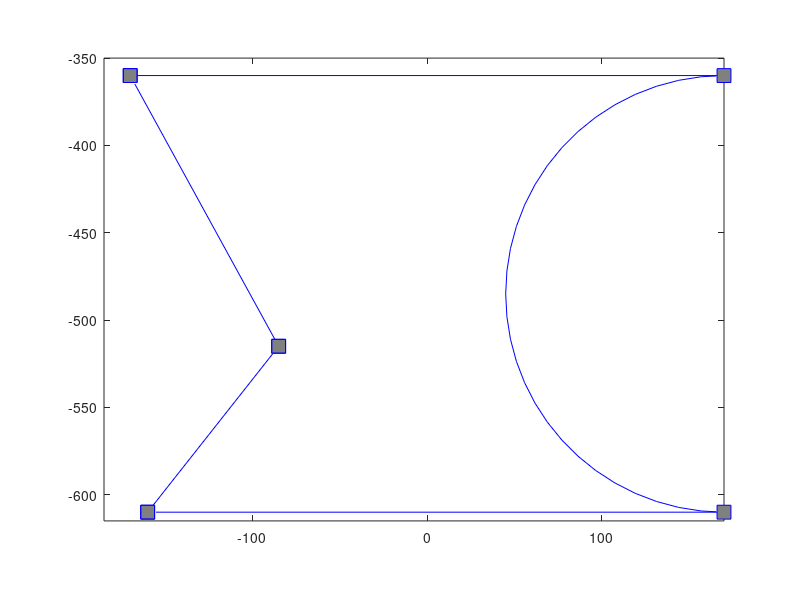

MATLAB code to generate this figure: (Note: this script raises an error after producing the figure.)
clear all
%% create the plot 
bellyA=[-170 -360];
bellyB=[170 -360];
bellyC=[170 -610];
bellyD=[-160 -610];
bellyE=[-85 -515];
 

global X_MIN X_MAX Y_MIN Y_MAX;
X_MIN=-185;
X_MAX=170;
Y_MIN=-615;
Y_MAX=-350;
whiteImage = 255 * ones(180, 180, 'uint8');
imshow(whiteImage);


% axis([X_MIN X_MAX Y_MIN Y_MAX]);
global bellyF bellyF_radius
bellyF=[170 -485]; % origin of circle 
bellyF_radius= 125;
eq_pos_circle=[bellyF(1)-bellyF_radius bellyF(2)-bellyF_radius 2*bellyF_radius 2*bellyF_radius];
% plot the result 
figure(1)
plot([bellyA(1) bellyB(1)],[bellyA(2) bellyB(2)],'-bs', 'MarkerSize',10,'MarkerEdgeColor','b','MarkerFaceColor',[0.5,0.5,0.5]);
hold on
plot([bellyA(1) bellyE(1)],[bellyA(2) bellyE(2)],'-bs', 'MarkerSize',10,'MarkerEdgeColor','b','MarkerFaceColor',[0.5,0.5,0.5]);
hold on
plot([bellyD(1) bellyE(1)],[bellyD(2) bellyE(2)],'-bs', 'MarkerSize',10,'MarkerEdgeColor','b','MarkerFaceColor',[0.5,0.5,0.5]);
hold on
plot([bellyC(1) bellyD(1)],[bellyC(2) bellyD(2)],'-bs', 'MarkerSize',10,'MarkerEdgeColor','b','MarkerFaceColor',[0.5,0.5,0.5]);
hold on
rectangle('Position',eq_pos_circle,'Curvature',[1 1],'EdgeColor','b');
axis([X_MIN X_MAX Y_MIN Y_MAX]);

axis equal

global eqA_E eqD_E eqA_B eqC_D
eqA_E=polyfit([bellyA(1) bellyE(1)],[bellyA(2) bellyE(2)],1); 
eqD_E=polyfit([bellyD(1) bellyE(1)],[bellyD(2) bellyE(2)],1); 
eqA_B=polyfit([bellyA(1) bellyB(1)],[bellyA(2) bellyB(2)],1); 
eqC_D=polyfit([bellyC(1) bellyD(1)],[bellyC(2) bellyD(2)],1); 


%% fill the region and mark the boundary 
% free space = 1
% boundary = 2
% obstacle = 0

for i=X_MIN:X_MAX
   for j= Y_MIN:Y_MAX
       if(ToCheckIfInObstacleSpace(i,j))
           % is a free space, mark as 1
           
       else
           
           
       end
  
   end
end

function [InFreeSpace]=ToCheckIfInObstacleSpace(Current_X, Current_Y)
global bellyF bellyF_radius
global eqA_E eqD_E eqA_B eqC_D

poly_half_A_E=eqA_E(1)*Current_X+eqA_E(2)-Current_Y;
poly_half_D_E=eqD_E(1)*Current_X+eqD_E(2)-Current_Y;

% check for the square obstacle
if(Current_Y <= eqA_B(2) && Current_Y >= eqC_D(2) && ...
      ((Current_X-bellyF(1))^2+(Current_Y-bellyF(2))^2-bellyF_radius^2)>=0  && ... 
       (poly_half_A_E <0 || poly_half_D_E >0) )
    InFreeSpace=true;
else
    InFreeSpace=false;
end

end

%% morse decomposition 




%% Zig-zag